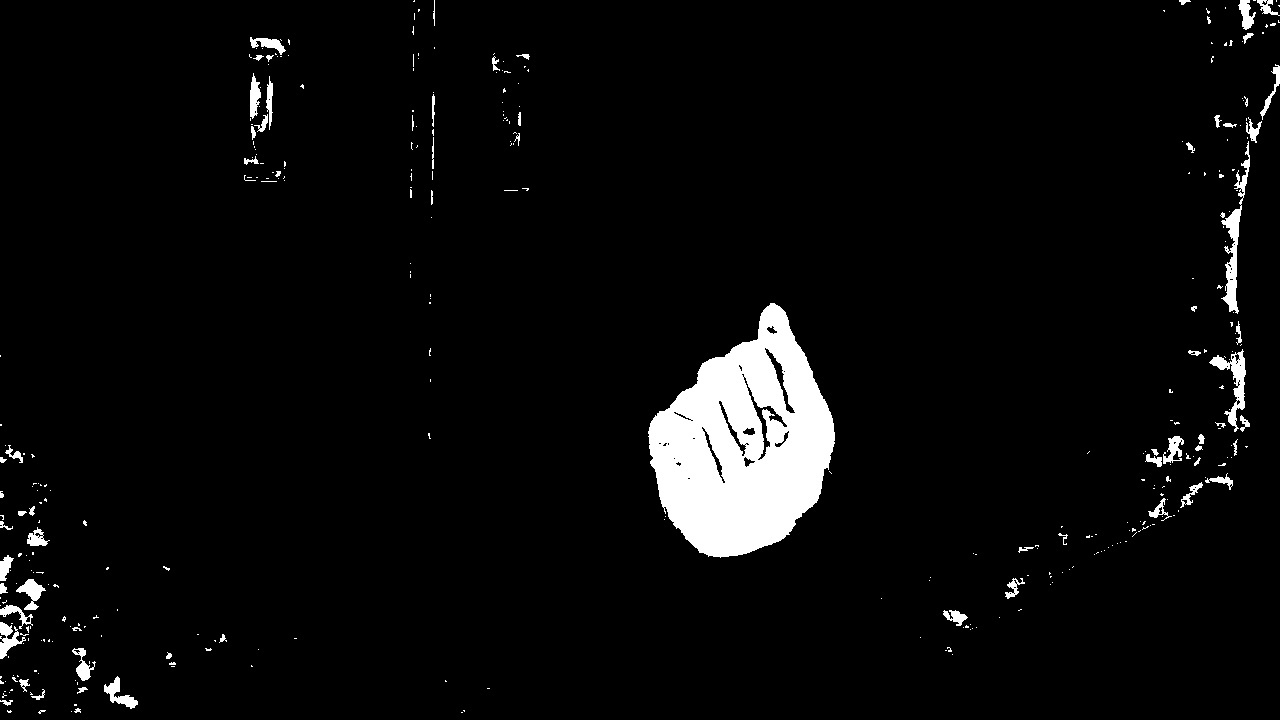
#> input picture Ref_Images/fist0.jpeg, 1280 x 720 px, given in place of the camera
$ python main.py
#> lines starting #> are read from the running program, lines starting #| are printed output that depends on the picture
### user_input.py
import cv2 as cv
import utils
import numpy as np

# [17 lines left out: functions percentage, percentage_e, not called in this run]

class GRS:
    #Gesture Recognition System
    def __init__(self):
        self.key_gesture_name = []
        self.key_gestures = []
    def initialize_key_gestures(self, key_gesture_name):
        self.key_gesture_name = key_gesture_name
        key_gestures = [[],[]]
        cap = cv.VideoCapture(0)
        idx = 0
        skin_lower = np.array([80, 135, 85], dtype="uint8")
        skin_upper = np.array([200, 200, 150], dtype="uint8")
        picture_text = ["doubledown in low angle.", "doubledown in medium angle.", "doubledown in high angle.",
                        "split in low angle", "split in medium angle.", "split in high angle."]
        count = 0
        while True:
            _, frame = cap.read()
#> frame is the input picture: shape (720, 1280, 3); min 0, max 255, mean 11.1
            converted = cv.cvtColor(frame, cv.COLOR_BGR2YCR_CB)
#> converted: shape (720, 1280, 3); mean of channels 0, 1, 2 11.1, 128, 128
            skinMask = cv.inRange(converted, skin_lower, skin_upper)
#> skinMask: shape (720, 1280); every value is 0

            img_contours, _ = cv.findContours(skinMask, cv.RETR_EXTERNAL, cv.CHAIN_APPROX_NONE)
#> img_contours = []
            # Find hand contour, and draw a rect.
            img_contour = utils.largest_contour(img_contours)
#> after the loop in largest_contour, `for c in c_lst:`: l_area = 0
            x, y, w, h = cv.boundingRect(img_contour)
#> x = 0; y = 0; w = 0; h = 0
            center_x, center_y = x + w // 2, y + h // 2
#> center_x = 0; center_y = 0
            debug_image = skinMask.copy()
            cv.rectangle(debug_image, (x, y), (x + w, y + h), (255, 255, 255), 4)

            instruction_text = "Press t to take a picture of your " + \
                               picture_text[count] + " Gesture should directly face the camera."
            text_size, _ = cv.getTextSize(instruction_text, cv.FONT_HERSHEY_SIMPLEX, 0.7, 1)
            text_w, text_h = text_size
            cv.rectangle(debug_image, (5, 70), (15 + text_w, 95 + text_h), (255, 255, 255), -1)
            cv.putText(debug_image, instruction_text, (10, 90), cv.FONT_HERSHEY_SIMPLEX, 0.7, (0, 0, 0), 1, cv.LINE_AA)
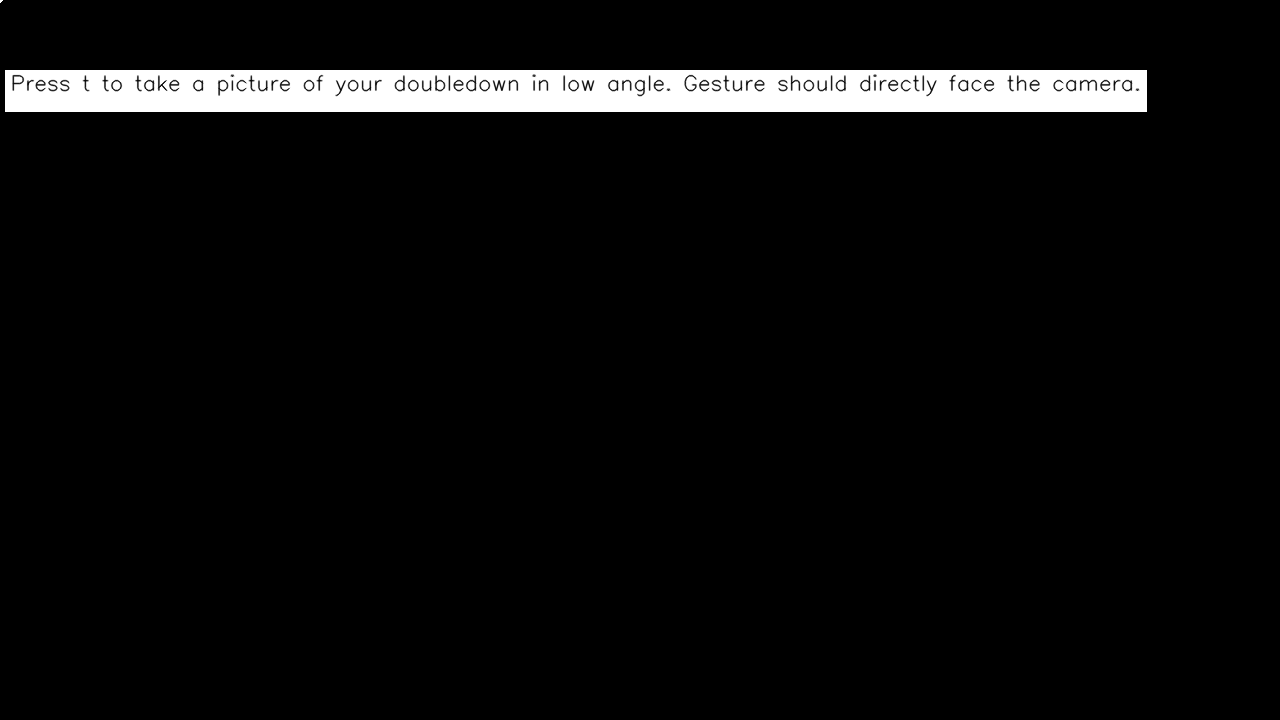
#> debug_image: shape (720, 1280); min 0, max 255, mean 12.5
            cv.imshow("frame", debug_image)

            if cv.waitKey(1) == ord('t'):
#> (key q is pressed here)
                cv.imwrite("Ref_Images/img_" + str(count) + ".jpg", skinMask)
                count += 1
                if count <= 3:
                    key_gestures[0].append(img_contour)
                else:
                    key_gestures[1].append(img_contour)
                if count >= 6:
                    print("Moving On.")
                    cap.release
                    self.key_gestures = key_gestures
                    return key_gestures

    # [102 lines left out: function get_player_input, not called in this run]

### utils.py
import numpy as np
import cv2 as cv
from random import shuffle
import time

#Game helper functions ------------------------------------------------------------------
# [4 lines left out: function card_to_image, not called in this run]

def card_to_string(card):
    return str(card[1]) + " of " + str(card[0])

# [16 lines left out: function calculate_score, not called in this run]

#Gesture Sytem helper functions ------------------------------------------------------------------
def largest_contour(c_lst):
    # returns the contour with the largest area from a list of contours.
    l_area = 0
    l_cnt = None
    for c in c_lst:  # go through all contours in the list
        area = cv.contourArea(c)
        if area > l_area:  # if the area of the current contour is the largest encountered
            l_area = area  # set this area as the largest
            l_cnt = c  # set this contour as the largest contour
    return l_cnt  # return the largest contour

# [35 lines left out: functions find_hand_direction, find_contour, find_closest_key_gesture, not called in this run]

### main.py
import numpy as np
import cv2 as cv
from random import shuffle
import time
import utils
import game
import user_input

if __name__ == "__main__":
    # take picture of key gestures --------------------------------------------------------------------------------
    key_gesture_name = ["doubledown", "split"]
    my_grs = user_input.GRS()
    key_gestures = my_grs.initialize_key_gestures(key_gesture_name)

    # gameplay --------------------------------------------------------------------------------
    for i in range(15):
        thisgame = game.Game([[],[]], [], [])
        #player's turn
        scores, deck = thisgame.player_round(my_grs)
        if sum(scores) > 0: # if there is any unbusted playable set left
            #dealer's turn
            dealer_score = thisgame.dealer_round()
            for s in range(len(scores)):
                if scores[s] > dealer_score:
                    thisgame.display("Player" + str(s+1) + " WIN!", 2)
                else:
                    thisgame.display("Player" + str(s+1) + " LOOSE", 2)
        thisgame.display("end of round", 1)
    thisgame.display("Good game. I hope to play with you again.")
